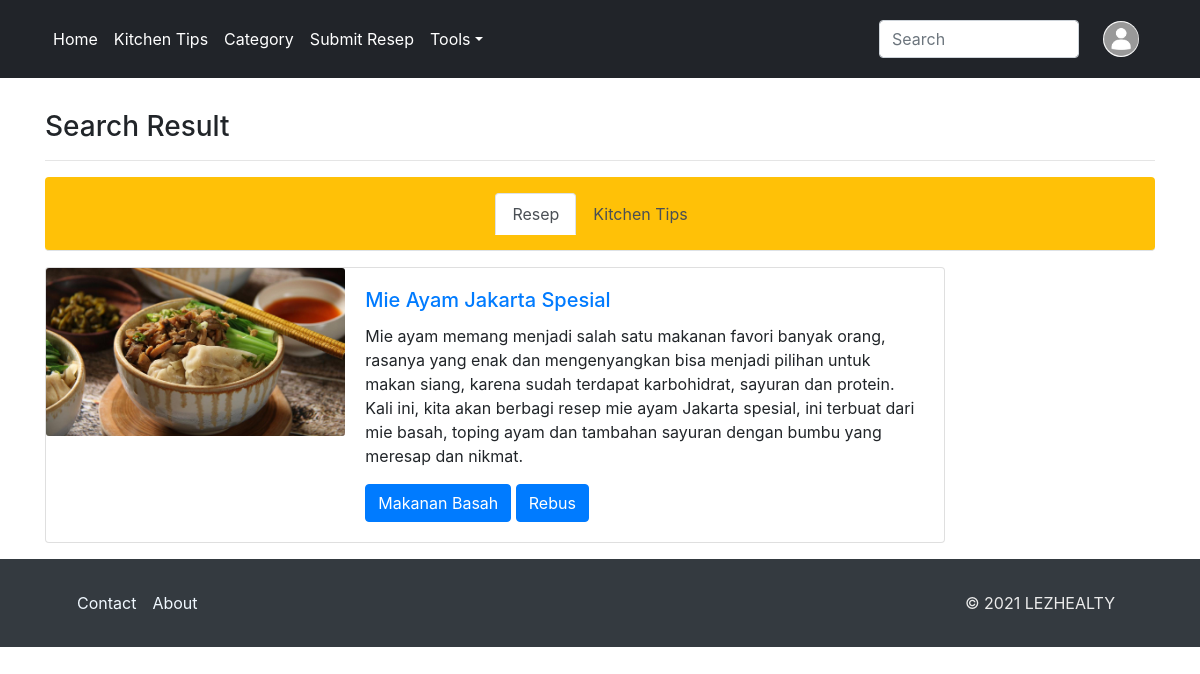
The app's page /result.php?keyword=Mie Ayam Jakarta Spesial with its own data.
### tables this page shows
CREATE TABLE `resep` (
  `id` int(11) NOT NULL,
  `sumber` varchar(50) NOT NULL,
  `judul` varchar(50) NOT NULL,
  `deskripsi` varchar(1000) NOT NULL,
  `tag1` varchar(20) NOT NULL,
  `tag2` varchar(20) NOT NULL,
  `tag3` varchar(20) NOT NULL,
  `tag4` varchar(20) NOT NULL
);

### function.php (called while the page is built, shortened)
<?php
    $conn = mysqli_connect("localhost","root","","food_and_health");
    function queryResep($x){
    global $conn;
    $result = $conn->query($x);
    $rows = [];
    while ($row = mysqli_fetch_assoc($result)){
            $rows[] = $row;
        }
    return $rows;
    }
    function cari($x){
        $query = "SELECT * FROM resep WHERE
                    judul LIKE '%$x%' OR
                    deskripsi LIKE '%$x%' OR
                    tag1 LIKE '%$x%' OR
                    tag2 LIKE '%$x%' OR
                    tag3 LIKE '%$x%' OR
                    tag4 LIKE '%$x%'
                ";
        return queryResep($query);
    }
    function apply_foto_profil(){
        global $conn;
        $username = $_SESSION["username"];
        $result = $conn->query("SELECT * FROM user WHERE username = '$username'");
        $rows = [];
        if (isset($rows[0]["gambar"])) {
            $namafile = $rows[0]["gambar"];
            return $namafile;
        }
        else{
            return false;
        }
    }
?>

### result.php (the view, shortened to what this page needs)
<?php
  require 'function.php';
  $jumlahData = count(queryResep("SELECT * FROM resep"));
  if (isset($_GET["keyword"])) {
     $recipe = cari($_GET["keyword"]);
  }
?>
<!DOCTYPE html>
<html>
<head>
    <link rel="stylesheet" href="https://cdn.jsdelivr.net/npm/bootstrap@4.6.0/dist/css/bootstrap.min.css">
</head>
<body>
<nav class="navbar navbar-expand-lg navbar-dark bg-dark fixed-top p-3 navbar4bg">
      <div class="container">
      <div class="collapse navbar-collapse" id="navbarTogglerDemo01">
          <ul class="navbar-nav mr-auto mt-2 mt-lg-0">
            <li class="nav-item">
              <a class="nav-link text-white" href="index.php">Home </a>
            </li>
            <li class="nav-item">
              <a class="nav-link text-white" href="kitchen-tips.php">Kitchen Tips</a>
            </li>
            <li class="nav-item">
              <a class="nav-link text-white" href="category.php">Category</a>
            </li>
            <li class="nav-item">
              <a class="nav-link text-white" href="submit-recipe.php">Submit Resep</a>
            </li>
            <li class="nav-item dropdown">
              <a class="nav-link dropdown-toggle text-white" href="#" id="navbarDropdown" role="button" data-toggle="dropdown" aria-haspopup="true" aria-expanded="false">
              Tools</a>
            </li>
          </ul>
        <form class="form-inline my-2 my-lg-0" action="result.php" method="get">
           <input class="form-control me-2" style="width:200px" name="keyword" placeholder="Search" aria-label="Search">
        </form>
        <span>
        <?php if (!apply_foto_profil()) : ?>
            <a class="navbar-brand ml-4" href="login.php">
              <img class="rounded-circle" src="img/avatar.jpg" alt="..." height="36" width="36" />
            </a>
          <?php else : ?>
            <a class="navbar-brand ml-4" href="login.php">
              <img class="rounded-circle" src="upload/foto-profil/<?=apply_foto_profil()?>" alt="..." height="36" width="36" />
            </a>
            <?php endif ?>
      </span>
      </div>
      </div>
    </nav>
  <div class="container" style="margin-top:110px">
    <h3>Search Result</h3><hr/>
        <nav>
          <div class="nav nav-tabs bg-warning rounded py-3 mb-3 justify-content-center" id="nav-tab" role="tablist";">
            <a class="nav-item nav-link select active" id="nav-home-tab" data-toggle="tab" href="#nav-home" role="tab" aria-controls="nav-home" aria-selected="true">Resep</a>
            <a class="nav-item nav-link select" id="nav-profile-tab" data-toggle="tab" href="#nav-profile" role="tab" aria-controls="nav-profile" aria-selected="false">Kitchen Tips</a>
          </div>
        </nav>
        <div class="tab-content " id="nav-tabContent">
          <div class="tab-pane fade show active" id="nav-home" role="tabpanel" aria-labelledby="nav-home-tab">
                <?php foreach($recipe as $card) : ?>
                  <?php $link_img = $card["sumber"].".jpg";?>
                    <form action="search-category.php" method="post">
                    <div class="card mb-3" style="max-width: 900px;">
                      <div class="row no-gutters">
                        <div class="col-md-4">
                          <img src="blog/<?= $link_img;?>" class="card-img" alt="...">
                        </div>
                        <div class="col-md-8">
                          <div class="card-body">
                            <a class="hover-orange" href=blog/<?= $card["sumber"].".php"; ?>><h5 class="card-title"><?=$card["judul"]?></h5></a>
                            <p class="card-text"><?=$card["deskripsi"]?></p>
                            <?php if ( strlen($card["tag1"])) :?>
                            <input type="submit" class="btn btn-primary" name="submit_ct" value="<?php echo $card["tag1"];?>">
                            <?php endif ?>
                            <?php if (strlen($card["tag2"])) :?>
                              <input type="submit" class="btn btn-primary" name="submit_ct" value="<?php echo $card["tag2"];?>">
                            <?php endif ?>
                          </div>
                        </div>
                      </div>
                    </div>
                    </form>
                <?php
                endforeach;
                ?>
          </div>
        </div>
    </div>
    <div class="bg-dark">
    <div class="container">
      <div class="p-4 footer-blog">
      <div class="row">
        <div class="col-9">
            <ul class="nav">
            <li class="nav-item"><a href="../contact.php" class="nav-link px-2 text-muted contact-about">Contact</a></li>
            <li class="nav-item"><a href="../about.php" class="nav-link px-2 text-muted contact-about">About</a></li>
            </ul>
        </div>
        <div class="col-3">
            <ul class="nav justify-content-end">
            <li class="nav-item"><a class="nav-link copyright">&copy; 2021 LEZHEALTY</a></li>
            </ul>
        </div>
        </div>
      </div>
    </div>
  </div>
</body>
</html>

### records on screen
resep: sumber (picture), judul "Mie Ayam Jakarta Spesial", deskripsi "Mie ayam memang menjadi salah satu makanan favori banyak orang, rasanya yang enak dan mengenyangkan bisa menjadi pilihan untuk makan siang, karena sudah terdapat karbohidrat, sayuran dan protein. Kali ini, kita akan berbagi resep mie ayam Jakarta spesial, ini terbuat dari mie basah, toping ayam dan tambahan sayuran dengan bumbu yang meresap dan nikmat.", submit_ct "Makanan Basah", submit_ct "Rebus"
